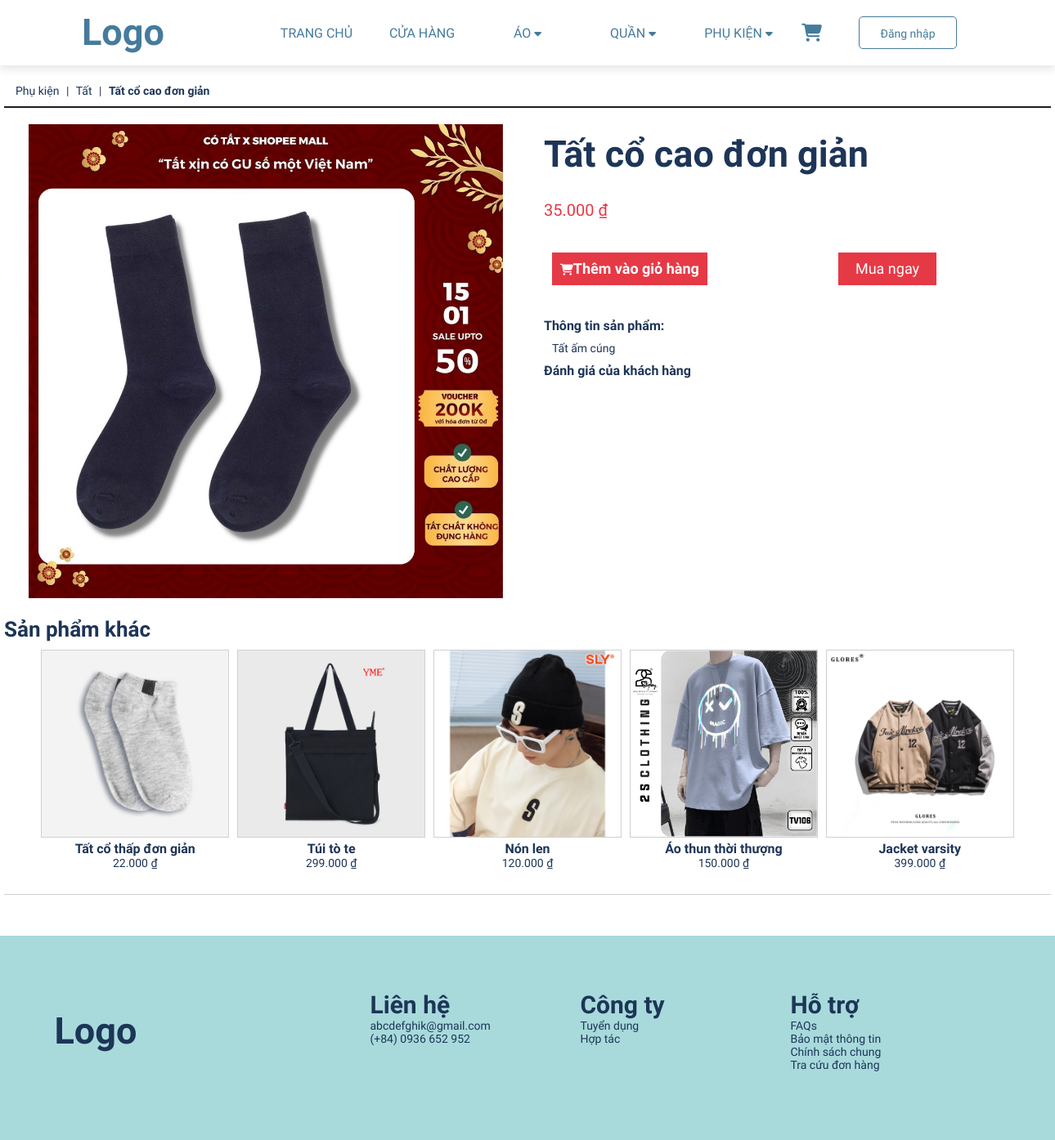
/product_detail.php?id=76, run on the app's committed database.
### tables this page shows
CREATE TABLE `product` (
  `id` int(11) NOT NULL,
  `name` varchar(50) NOT NULL,
  `description` text NOT NULL,
  `img` text NOT NULL,
  `price` int(11) NOT NULL,
  `manufacturers_id` int(11) NOT NULL,
  `category_detail_id` int(11) NOT NULL
);

CREATE TABLE `category` (
  `id` int(11) NOT NULL,
  `name` varchar(50) NOT NULL
);

CREATE TABLE `category_detail` (
  `id` int(11) NOT NULL,
  `name` varchar(50) NOT NULL,
  `category_id` int(11) NOT NULL
);

### product_detail.php (the view, shortened to what this page needs)
<!DOCTYPE html>
<html lang="en">
<head>
	<link rel="stylesheet" href="assets/css/style.css">
	<link rel="stylesheet" href="assets/css/product_detail.css">
</head>
<body>
	<?php
	require 'header.php';
	?>
	<div class="main_product_detail">
		<div class="breadcrumbs">
			<ol>
				<?php
				$id = $_GET['id'];
				$sql = "select product.*,category_detail.name as cate_detail, category.name AS cate
				from product
				join category_detail on product.category_detail_id = category_detail.id
                join category on category_detail.category_id = category.id
				where product.id = '$id'";
				$result = mysqli_query($connect, $sql);
				$each = mysqli_fetch_array($result);
				?>
				<li class="space">
					<a href="products.php?category=<?php echo $each['cate'] ?> "><?php echo $each['cate'] ?> </a>
				</li>
				<li class="space">
					<a href="products.php?category=<?php echo $each['cate_detail'] ?>"> <?php echo $each['cate_detail'] ?> </a>
				</li>
				<li>
					<p class="name_bread"><?php echo $each['name'] ?></p>
				</li>
			</ol>
		</div>
		<div class="product_detail">
			<div class="image_product">
				<img src=" admin/product/photos/<?php echo $each['img'] ?>" alt="">
			</div>
			<div class="content">
				<div class="title">
					<h2><?php echo $each['name'] ?></h2>
				</div>
				<div class="price">
					<p class="price_word"><?php echo number_format($each['price'], 0, '', '.');  ?> ₫</p>
				</div>
				<form>
					<div class="button">
						<button id="form_insert" class="add_cart_new"><i class="fas fa-shopping-cart" style="color: #fff;"></i>Thêm vào giỏ hàng </button>
						<a href="view_cart.php">Mua ngay</a>
					</div>
				</form>
				<div class="description">
					<h6>Thông tin sản phẩm:</h6>
					<p>
						<?php echo $each['description'] ?>
					</p>
					<h6>Đánh giá của khách hàng</h6>
				</div>
			</div>
		</div>
	</div>
	<div class="other_product">
		<link rel="stylesheet" href="assets/css/index.css">
		<div class="main">
			<div class="main_001">
				<h4>Sản phẩm khác</h4>
				<?php
				$sql  = "select * from product where id != $id
				ORDER BY RAND()
				LIMIT 5";
				$result  = mysqli_query($connect, $sql);
				?>
				<ul>
					<?php foreach ($result  as $each) { ?>
						<li>
							<a href="product_detail.php?id=<?php echo $each['id'] ?>">
								<img src="admin/product/photos/<?php echo $each['img'] ?>">
							</a>
							<a href="product_detail.php?id=<?php echo $each['id'] ?>"><?php echo $each['name'] ?></a>
							<p> <?php echo number_format($each['price'], 0, '', '.'); ?> ₫</p>
						</li>
					<?php } ?>
				</ul>
			</div>
		</div>
	</div>
	<?php include 'footer.php' ?>
</body>
</html>

### assets/css/style.css (style rules this page uses)
* { padding: 0; margin: 0; text-decoration: none; list-style: none; box-sizing: border-box; font-family: "Lexend Deca", sans-serif; font-weight: 400; font-size: 14px; color: #1d3557; }
h2 { font-weight: bold; font-size: 45px; }
h4 { font-weight: bold; font-size: 26px; }
h6 { font-weight: 600; font-size: 16px; }
button { font-size: 14px; padding: 7px 23px; border-radius: none; border: none; color: #fff; background-color: #457b9d; display: block; margin: auto; font-weight: 600; cursor: pointer; }
i { color: #457b9d; }

### assets/css/product_detail.css (style rules this page uses)
.main_product_detail { display: flexbox; width: 1280px; margin: 0 auto; }
.main_product_detail .product_detail { display: flex; }
.main_product_detail .product_detail .image_product { width: 50%; text-align: center; }
.main_product_detail .product_detail .content { width: 50%; }
.breadcrumbs { width: 100%; height: 3rem; line-height: 3rem; padding: 0 1rem; border-bottom: 2px #1e1e1e solid; margin-bottom: 20px; }
.breadcrumbs ol li { display: inline-block; }
.breadcrumbs ol li.space::after { content: "|"; padding: 0 5px; color: #1d3557; }
.breadcrumbs ol li .name_bread { font-weight: 600; }
.image_product img { width: 580px; height: 580px; object-fit: cover; object-position: 50% 20%; }
.content { padding: 0 20px; }
.content .title { padding: 10px 0 20px 0; }
.content .price { padding: 10px 0 20px 0; }
.content .price .price_word { font-size: 20px; color: #e63946; }
.content .button { display: flex; width: 80%; padding: 20px 0; }
.content .button button { min-width: 120px; height: 40px; line-height: 20px; background-color: #e63946; color: #fff; font-size: 18px; padding: 10px; text-align: center; margin-left: 10px; }
.content .button a { min-width: 120px; height: 40px; line-height: 20px; background-color: #e63946; color: #fff; font-size: 18px; padding: 10px; text-align: center; margin-left: 10px; }
.content .description { padding: 20px 0; }
.content .description p { padding: 10px; }
.add_cart_new { min-width: 120px; height: 40px; line-height: 20px; background-color: #e63946; color: #fff; font-size: 18px; padding: 10px; text-align: center; margin-left: 10px; }

### assets/css/index.css (style rules this page uses)
.main { width: 1280px; margin: 0 auto; }
.main_001 { padding: 20px 0; border-bottom: #d0d0d0 0.5px solid; }
.main_001 ul { text-align: center; padding: 10px 0; }
.main_001 ul li { display: inline-block; width: 18%; margin: 0 3px; }
.main_001 ul li img { width: 100%; height: 230px; border: #d0d0d0 1px solid; object-fit: cover; object-position: 50% 20%; }
.main_001 ul li a { font-size: 16px; font-weight: 600; }

### data on the page
product: category.name "Phụ kiện", category_detail.name "Tất", name "Tất cổ cao đơn giản", img (picture), price "35.000", description "Tất ấm cúng"
product: img (picture), name "Tất cổ thấp đơn giản", price "22.000"
product: img (picture), name "Túi tò te", price "299.000"
product: img (picture), name "Nón len", price "120.000"
product: img (picture), name "Áo thun thời thượng", price "150.000"
product: img (picture), name "Jacket varsity", price "399.000"
